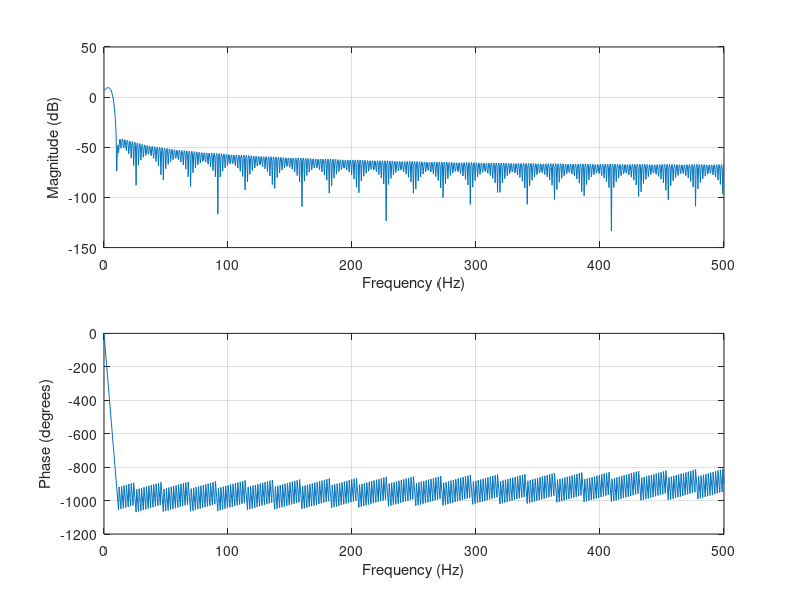
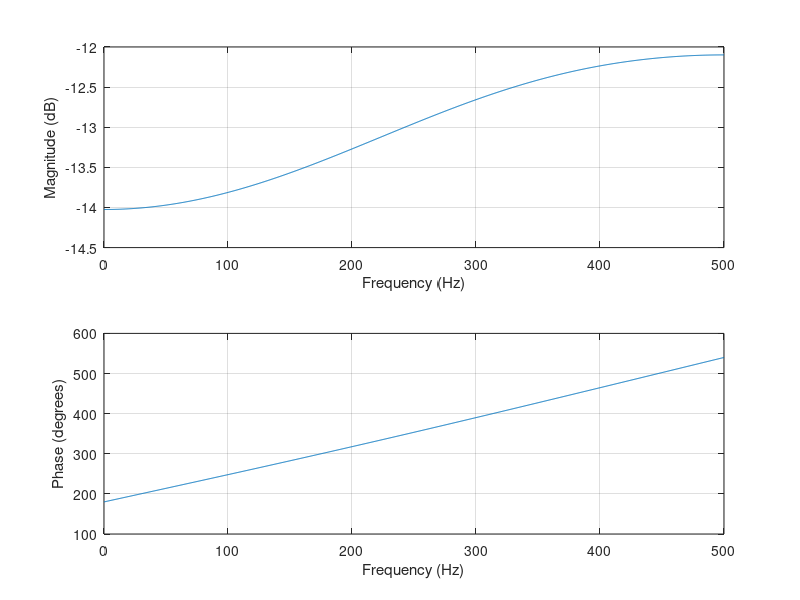

Write the MATLAB code that produced these figures, in order.
% Bandpass filter design parameters
low_freq = 0.1;  % Lower cutoff frequency in Hz
high_freq = 7;  % Upper cutoff frequency in Hz
sampling_rate = 1000;  % Sampling rate in Hz
filter_order = 500;  % Filter order (an even number for linear phase)

% Normalize frequencies
normalized_low_freq = low_freq / (0.5 * sampling_rate);
normalized_high_freq = high_freq / (0.5 * sampling_rate);

% Design the bandpass filter
b = 3*fir1(filter_order, [normalized_low_freq, normalized_high_freq], 'bandpass');

figure
% Plot the frequency response of the filter
freqz(b, 1, 1024, sampling_rate);

%% RLC CIRCUIT
R1 = 890;
R2 = 890 * 4;
C1 = 10e-6;
C2 = 10e-6;
num0 = 0;
num1 = 2*pi()*-R2*C1;
den0 = 1;
den1 = 2*pi()*R1*(C1+C2);
den2 = (2*pi())*(2*pi())*R1*R2*C1*C2;
b_circ = [num1, num0];
a_circ = [den2, den1,den0];
figure
freqz(b_circ, a_circ, 1024, sampling_rate);
